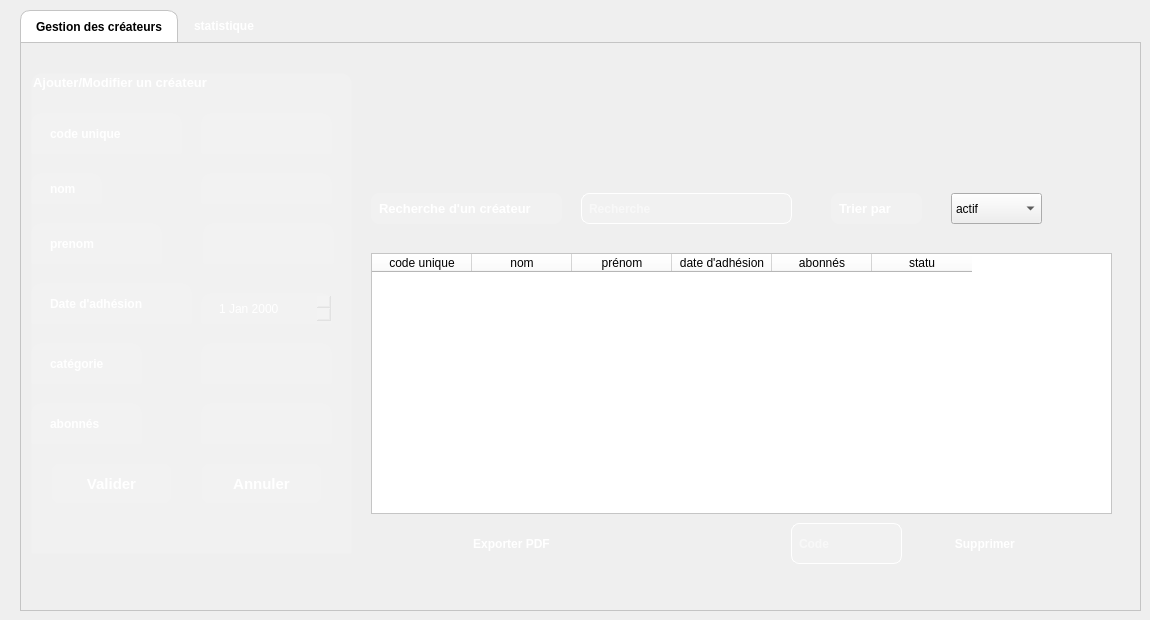
    <widget class="QWidget" name="page_5">
     <widget class="QTabWidget" name="Widget">
      <property name="geometry">
       <rect>
        <x>20</x>
        <y>10</y>
        <width>1121</width>
        <height>601</height>
       </rect>
      </property>
      <property name="font">
       <font>
        <bold>true</bold>
       </font>
      </property>
      <property name="styleSheet">
       <string notr="true">/* Style for the QTabWidget (the container) */
QTabWidget::pane {
    /* Removes the border around the content area */
    border: 1px solid #c4c4c4;
}

/* Style for the QTabBar (the tab buttons themselves) */
QTabBar {
    border-top-left-radius: 10px;
    border-top-right-radius: 10px;
}

/* Style for the selected tab */
QTabBar::tab:selected {
    background-color: white; /* White background for the active tab */
    color: black; /* Black text for the active tab */
    border: 1px solid #c4c4c4; /* A light border */
    border-bottom: none; /* No border at the bottom to blend with the content pane */
    border-top-left-radius: 10px;
    border-top-right-radius: 10px;
    padding: 8px 15px; /* Add some padding for spacing */
}

/* Style for the unselected tabs */
QTabBar::tab:!selected {
    background-color: transparent; /* Transparent background for inactive tabs */
    color: white; /* White text for inactive tabs */
    border: 1px solid transparent; /* Transparent border */
    padding: 8px 15px; /* Add some padding for spacing */
}

/* Style for the unselected tabs on hover */
QTabBar::tab:!selected:hover {
    background-color: rgba(255, 255, 255, 0.1); /* A subtle white transparency on hover */
}</string>
      </property>
      <property name="currentIndex">
       <number>0</number>
      </property>
      <widget class="QWidget" name="tab_9">
       <attribute name="title">
        <string>Gestion des créateurs</string>
       </attribute>
       <widget class="QPushButton" name="pushButton_21">
        <property name="geometry">
         <rect>
          <x>400</x>
          <y>480</y>
          <width>181</width>
          <height>41</height>
         </rect>
        </property>
        <property name="styleSheet">
         <string notr="true">QPushButton {
    /* 1. Base Orange &quot;Sun&quot; Background (Gradient for a slight shine) */
    background-color: qlineargradient(
        x1: 0, y1: 0, x2: 0, y2: 1,
        stop: 0 #ff8c00,   /* Darker orange at the top */
        stop: 1 #ffa500    /* Lighter orange at the bottom */
    );
    color:white; /* White text for contrast */
    border: 2px solid transparent; /* Transparent border initially */
    border-radius: 8px;
    padding: 10px 20px;
    font-weight: bold;
}

QPushButton:hover {
    /* 2. Bright Contour (Border) when the mouse passes over */
    border: 2px solid #ffcc00; /* Bright yellow border (the glow) */
    background-color: qlineargradient(
        x1: 0, y1: 0, x2: 0, y2: 1,
        stop: 0 #ff951a,   /* Slightly brighter background on hover */
        stop: 1 #ffb01a
    );
}

QPushButton:pressed {
    /* 3. Darker press effect */
    background-color: #e67e22; /* Solid darker orange */
    border: 2px solid #ffcc00;
}</string>
        </property>
        <property name="text">
         <string>Exporter PDF</string>
        </property>
       </widget>
       <widget class="QPushButton" name="pushButton_22">
        <property name="geometry">
         <rect>
          <x>900</x>
          <y>480</y>
          <width>131</width>
          <height>41</height>
         </rect>
        </property>
        <property name="styleSheet">
         <string notr="true">QPushButton {
    /* 1. Base Orange &quot;Sun&quot; Background (Gradient for a slight shine) */
    background-color: qlineargradient(
        x1: 0, y1: 0, x2: 0, y2: 1,
        stop: 0 #ff8c00,   /* Darker orange at the top */
        stop: 1 #ffa500    /* Lighter orange at the bottom */
    );
    color: white; /* White text for contrast */
    border: 2px solid transparent; /* Transparent border initially */
    border-radius: 8px;
    padding: 10px 20px;
    font-weight: bold;
}

QPushButton:hover {
    /* 2. Bright Contour (Border) when the mouse passes over */
    border: 2px solid #ffcc00; /* Bright yellow border (the glow) */
    background-color: qlineargradient(
        x1: 0, y1: 0, x2: 0, y2: 1,
        stop: 0 #ff951a,   /* Slightly brighter background on hover */
        stop: 1 #ffb01a
    );
}

QPushButton:pressed {
    /* 3. Darker press effect */
    background-color: rgb(170, 0, 0); /* Solid darker orange */
    border: 2px solid #ffcc00;
}</string>
        </property>
        <property name="text">
         <string>Supprimer </string>
        </property>
       </widget>
       <widget class="QLabel" name="label_47">
        <property name="geometry">
         <rect>
          <x>940</x>
          <y>-10</y>
          <width>181</width>
          <height>131</height>
         </rect>
        </property>
        <property name="styleSheet">
         <string notr="true">image: url(:/images/logo.png);
background-color: transparent;
</string>
        </property>
        <property name="text">
         <string/>
        </property>
       </widget>
       <widget class="QGroupBox" name="groupBox_5">
        <property name="geometry">
         <rect>
          <x>10</x>
          <y>30</y>
          <width>321</width>
          <height>481</height>
         </rect>
        </property>
        <property name="font">
         <font>
          <pointsize>10</pointsize>
          <bold>true</bold>
         </font>
        </property>
        <property name="styleSheet">
         <string notr="true">background-color: white; /* White background for the active tab */
    color: black; /* Black text for the active tab */
    border: 1px solid #c4c4c4; /* A light border */
    border-bottom: none; /* No border at the bottom to blend with the content pane */
    border-top-left-radius: 10px;
    border-top-right-radius: 10px;
    padding: 8px 15px; /* Add some padding for spacing */

    background-color: transparent; /* Transparent background for inactive tabs */
    color: white; /* White text for inactive tabs */
    border: 1px solid transparent; /* Transparent border */
    padding: 8px 15px; /* Add some padding for spacing */


    background-color: rgba(255, 255, 255, 0.1); /* A subtle white transparency on hover */</string>
        </property>
        <property name="title">
         <string>Ajouter/Modifier un créateur</string>
        </property>
        <widget class="QLineEdit" name="lineEdit_12">
         <property name="geometry">
          <rect>
           <x>170</x>
           <y>40</y>
           <width>131</width>
           <height>41</height>
          </rect>
         </property>
         <property name="font">
          <font>
           <pointsize>9</pointsize>
           <bold>true</bold>
          </font>
         </property>
        </widget>
        <widget class="QLabel" name="label_30">
         <property name="geometry">
          <rect>
           <x>0</x>
           <y>100</y>
           <width>71</width>
           <height>31</height>
          </rect>
         </property>
         <property name="font">
          <font>
           <family>Segoe UI</family>
           <pointsize>9</pointsize>
           <italic>false</italic>
           <bold>true</bold>
          </font>
         </property>
         <property name="styleSheet">
          <string notr="true">font: 700 9pt &quot;Segoe UI&quot;;</string>
         </property>
         <property name="text">
          <string>nom</string>
         </property>
        </widget>
        <widget class="QLabel" name="label_31">
         <property name="geometry">
          <rect>
           <x>0</x>
           <y>150</y>
           <width>131</width>
           <height>41</height>
          </rect>
         </property>
         <property name="font">
          <font>
           <family>Segoe UI</family>
           <pointsize>9</pointsize>
           <italic>false</italic>
           <bold>true</bold>
          </font>
         </property>
         <property name="styleSheet">
          <string notr="true">font: 700 9pt &quot;Segoe UI&quot;;</string>
         </property>
         <property name="text">
          <string>prenom</string>
         </property>
        </widget>
        <widget class="QLabel" name="label_32">
         <property name="geometry">
          <rect>
           <x>0</x>
           <y>210</y>
           <width>161</width>
           <height>41</height>
          </rect>
         </property>
         <property name="font">
          <font>
           <family>Segoe UI</family>
           <pointsize>9</pointsize>
           <italic>false</italic>
           <bold>true</bold>
          </font>
         </property>
         <property name="styleSheet">
          <string notr="true">font: 700 9pt &quot;Segoe UI&quot;;</string>
         </property>
         <property name="text">
          <string>Date d'adhésion</string>
         </property>
        </widget>
        <widget class="QLabel" name="label_33">
         <property name="geometry">
          <rect>
           <x>0</x>
           <y>270</y>
           <width>111</width>
           <height>41</height>
          </rect>
         </property>
         <property name="font">
          <font>
           <family>Segoe UI</family>
           <pointsize>9</pointsize>
           <italic>false</italic>
           <bold>true</bold>
          </font>
         </property>
         <property name="styleSheet">
          <string notr="true">font: 700 9pt &quot;Segoe UI&quot;;</string>
         </property>
         <property name="text">
          <string>catégorie</string>
         </property>
        </widget>
        <widget class="QLabel" name="label_34">
         <property name="geometry">
          <rect>
           <x>0</x>
           <y>40</y>
           <width>151</width>
           <height>41</height>
          </rect>
         </property>
         <property name="font">
          <font>
           <family>Segoe UI</family>
           <pointsize>9</pointsize>
           <italic>false</italic>
           <bold>true</bold>
          </font>
         </property>
         <property name="styleSheet">
          <string notr="true">font: 700 9pt &quot;Segoe UI&quot;;</string>
         </property>
         <property name="text">
          <string>code unique</string>
         </property>
        </widget>
        <widget class="QLineEdit" name="lineEdit_27">
         <property name="geometry">
          <rect>
           <x>172</x>
           <y>150</y>
           <width>131</width>
           <height>41</height>
          </rect>
         </property>
         <property name="font">
          <font>
           <pointsize>9</pointsize>
           <bold>true</bold>
          </font>
         </property>
        </widget>
        <widget class="QLineEdit" name="lineEdit_28">
         <property name="geometry">
          <rect>
           <x>170</x>
           <y>100</y>
           <width>131</width>
           <height>31</height>
          </rect>
         </property>
         <property name="font">
          <font>
           <pointsize>9</pointsize>
           <bold>true</bold>
          </font>
         </property>
        </widget>
        <widget class="QDateEdit" name="dateEdit_3">
         <property name="geometry">
          <rect>
           <x>170</x>
           <y>220</y>
           <width>131</width>
           <height>31</height>
          </rect>
         </property>
         <property name="styleSheet">
          <string notr="true">background-color: rgba(255, 255, 255, 30); /* Semi-transparent white background */
    color: white; /* Text color */
    border: 1px solid white; /* A subtle, semi-transparent white border */
    border-radius: 8px; /* Rounded corners */
    padding: 5px; /* Adds space inside the widget for text, so it's not right up against the edges *</string>
         </property>
        </widget>
        <widget class="QPushButton" name="pushButton_19">
         <property name="geometry">
          <rect>
           <x>20</x>
           <y>390</y>
           <width>121</width>
           <height>41</height>
          </rect>
         </property>
         <property name="font">
          <font>
           <pointsize>11</pointsize>
           <bold>true</bold>
          </font>
         </property>
         <property name="styleSheet">
          <string notr="true">QPushButton {
    /* 1. Base Orange &quot;Sun&quot; Background (Gradient for a slight shine) */
    background-color: qlineargradient(
        x1: 0, y1: 0, x2: 0, y2: 1,
        stop: 0 #ff8c00,   /* Darker orange at the top */
        stop: 1 #ffa500    /* Lighter orange at the bottom */
    );
    color: white; /* White text for contrast */
    border: 2px solid transparent; /* Transparent border initially */
    border-radius: 8px;
    padding: 10px 20px;
    font-weight: bold;
}

QPushButton:hover {
    /* 2. Bright Contour (Border) when the mouse passes over */
    border: 2px solid #ffcc00; /* Bright yellow border (the glow) */
    background-color: qlineargradient(
        x1: 0, y1: 0, x2: 0, y2: 1,
        stop: 0 #ff951a,   /* Slightly brighter background on hover */
        stop: 1 #ffb01a
    );
}

QPushButton:pressed {
    /* 3. Darker press effect */
    background-color: rgb(0, 170, 127); /* Solid darker orange */
    border: 2px solid #ffcc00;
}</string>
         </property>
         <property name="text">
          <string>Valider</string>
         </property>
        </widget>
        <widget class="QPushButton" name="pushButton_25">
         <property name="geometry">
          <rect>
           <x>170</x>
           <y>390</y>
           <width>121</width>
           <height>41</height>
          </rect>
         </property>
         <property name="font">
          <font>
           <pointsize>11</pointsize>
           <bold>true</bold>
          </font>
         </property>
         <property name="styleSheet">
          <string notr="true">QPushButton {
    /* 1. Base Orange &quot;Sun&quot; Background (Gradient for a slight shine) */
    background-color: qlineargradient(
        x1: 0, y1: 0, x2: 0, y2: 1,
        stop: 0 #ff8c00,   /* Darker orange at the top */
        stop: 1 #ffa500    /* Lighter orange at the bottom */
    );
    color: white; /* White text for contrast */
    border: 2px solid transparent; /* Transparent border initially */
    border-radius: 8px;
    padding: 10px 20px;
    font-weight: bold;
}

QPushButton:hover {
    /* 2. Bright Contour (Border) when the mouse passes over */
    border: 2px solid #ffcc00; /* Bright yellow border (the glow) */
    background-color: qlineargradient(
        x1: 0, y1: 0, x2: 0, y2: 1,
        stop: 0 #ff951a,   /* Slightly brighter background on hover */
        stop: 1 #ffb01a
    );
}

QPushButton:pressed {
    /* 3. Darker press effect */
    background-color: rgb(0, 170, 127); /* Solid darker orange */
    border: 2px solid #ffcc00;
}</string>
         </property>
         <property name="text">
          <string>Annuler</string>
         </property>
        </widget>
        <widget class="QLineEdit" name="lineEdit_29">
         <property name="geometry">
          <rect>
           <x>170</x>
           <y>270</y>
           <width>131</width>
           <height>41</height>
          </rect>
         </property>
         <property name="font">
          <font>
           <pointsize>9</pointsize>
           <bold>true</bold>
          </font>
         </property>
        </widget>
        <widget class="QLabel" name="label_35">
         <property name="geometry">
          <rect>
           <x>0</x>
           <y>330</y>
           <width>111</width>
           <height>41</height>
          </rect>
         </property>
         <property name="font">
          <font>
           <family>Segoe UI</family>
           <pointsize>9</pointsize>
           <italic>false</italic>
           <bold>true</bold>
          </font>
         </property>
         <property name="styleSheet">
          <string notr="true">font: 700 9pt &quot;Segoe UI&quot;;</string>
         </property>
         <property name="text">
          <string>abonnés</string>
         </property>
        </widget>
        <widget class="QLineEdit" name="lineEdit_30">
         <property name="geometry">
          <rect>
           <x>170</x>
           <y>330</y>
           <width>131</width>
           <height>41</height>
          </rect>
         </property>
         <property name="font">
          <font>
           <pointsize>9</pointsize>
           <bold>true</bold>
          </font>
         </property>
        </widget>
       </widget>
       <widget class="QTableWidget" name="tableWidget_5">
        <property name="geometry">
         <rect>
          <x>350</x>
          <y>210</y>
          <width>741</width>
          <height>261</height>
         </rect>
        </property>
        <property name="styleSheet">
         <string notr="true">background-color: rgb(255, 255, 255);
color: black;
</string>
        </property>
        <column>
         <property name="text">
          <string>code unique</string>
         </property>
        </column>
        <column>
         <property name="text">
          <string>nom</string>
         </property>
        </column>
        <column>
         <property name="text">
          <string>prénom</string>
         </property>
        </column>
        <column>
         <property name="text">
          <string>date d'adhésion</string>
         </property>
        </column>
        <column>
         <property name="text">
          <string>abonnés</string>
         </property>
        </column>
        <column>
         <property name="text">
          <string>statu</string>
         </property>
        </column>
       </widget>
       <widget class="QLabel" name="label_36">
        <property name="geometry">
         <rect>
          <x>350</x>
          <y>150</y>
          <width>191</width>
          <height>31</height>
         </rect>
        </property>
        <property name="font">
         <font>
          <pointsize>10</pointsize>
          <bold>true</bold>
         </font>
        </property>
        <property name="styleSheet">
         <string notr="true">
    background-color: rgba(255, 255, 255, 30); /* Semi-transparent white background */
    color: white; /* Text color */
  
    border-radius: 8px; /* Rounded corners */
    padding: 5px; /* Adds space inside the widget for text, so it's not right up against the edges */
</string>
        </property>
        <property name="text">
         <string>Recherche d'un créateur</string>
        </property>
       </widget>
       <widget class="QLineEdit" name="lineEdit_31">
        <property name="geometry">
         <rect>
          <x>560</x>
          <y>150</y>
          <width>211</width>
          <height>31</height>
         </rect>
        </property>
        <property name="font">
         <font>
          <pointsize>9</pointsize>
          <bold>true</bold>
         </font>
        </property>
        <property name="styleSheet">
         <string notr="true">QLineEdit {
    background-color: rgba(255, 255, 255, 30); /* Semi-transparent white background */
    color: white; /* Text color */
    border: 1px solid white; /* A subtle, semi-transparent white border */
    border-radius: 8px; /* Rounded corners */
    padding: 5px; /* Adds space inside the widget for text, so it's not right up against the edges */
}</string>
        </property>
        <property name="placeholderText">
         <string>Recherche </string>
        </property>
       </widget>
       <widget class="QLabel" name="label_37">
        <property name="geometry">
         <rect>
          <x>810</x>
          <y>150</y>
          <width>91</width>
          <height>31</height>
         </rect>
        </property>
        <property name="font">
         <font>
          <pointsize>10</pointsize>
          <bold>true</bold>
         </font>
        </property>
        <property name="styleSheet">
         <string notr="true"> background-color: rgba(255, 255, 255, 30); /* Semi-transparent white background */
    color: white; /* Text color */
  
    border-radius: 8px; /* Rounded corners */
    padding: 5px; /* Adds space inside the widget for text, so it's not right up against the edges */
</string>
        </property>
        <property name="text">
         <string>Trier par</string>
        </property>
       </widget>
       <widget class="QComboBox" name="comboBox_6">
        <property name="geometry">
         <rect>
          <x>930</x>
          <y>150</y>
          <width>91</width>
          <height>31</height>
         </rect>
        </property>
        <property name="styleSheet">
         <string notr="true">background-color: rgba(255, 255, 255, 30); /* Semi-transparent white background */
    color: white; /* Text color */
    border: 1px solid white; /* A subtle, semi-transparent white border */
    border-radius: 8px; /* Rounded corners */
    padding: 5px; /* Adds space inside the widget for text, so it's not right up against the edges *</string>
        </property>
        <property name="placeholderText">
         <string/>
        </property>
        <item>
         <property name="text">
          <string>actif </string>
         </property>
        </item>
        <item>
         <property name="text">
          <string>inactif</string>
         </property>
        </item>
       </widget>
       <widget class="QLineEdit" name="lineEdit_32">
        <property name="geometry">
         <rect>
          <x>770</x>
          <y>480</y>
          <width>111</width>
          <height>41</height>
         </rect>
        </property>
        <property name="font">
         <font>
          <pointsize>9</pointsize>
          <bold>true</bold>
         </font>
        </property>
        <property name="styleSheet">
         <string notr="true">QLineEdit {
    background-color: rgba(255, 255, 255, 30); /* Semi-transparent white background */
    color: white; /* Text color */
    border: 1px solid white; /* A subtle, semi-transparent white border */
    border-radius: 8px; /* Rounded corners */
    padding: 5px; /* Adds space inside the widget for text, so it's not right up against the edges */
}</string>
        </property>
        <property name="placeholderText">
         <string>Code</string>
        </property>
       </widget>
      </widget>
      <widget class="QWidget" name="tab_10">
       <attribute name="title">
        <string>statistique</string>
       </attribute>
       <widget class="QWidget" name="widget_4" native="true">
        <property name="geometry">
         <rect>
          <x>90</x>
          <y>10</y>
          <width>881</width>
          <height>471</height>
         </rect>
        </property>
        <property name="styleSheet">
         <string notr="true">background-color: rgb(255, 255, 255);</string>
        </property>
       </widget>
      </widget>
     </widget>
    </widget>
